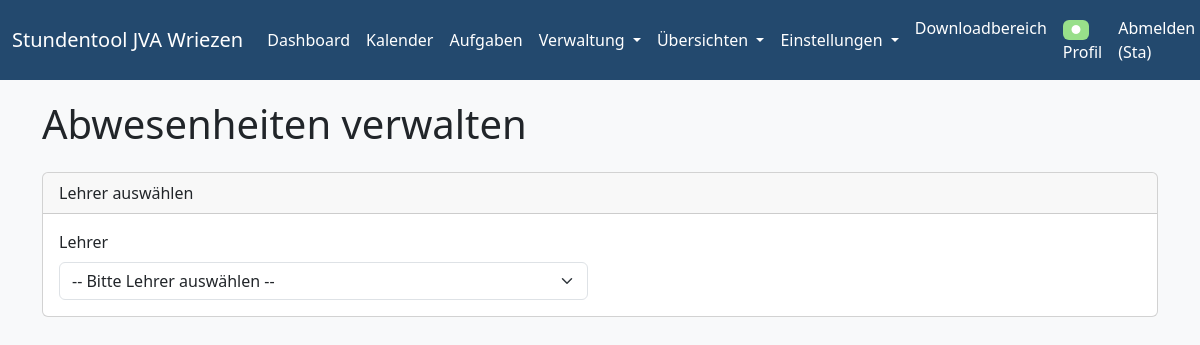
The app's page /abwesenheiten (signed in), older data.
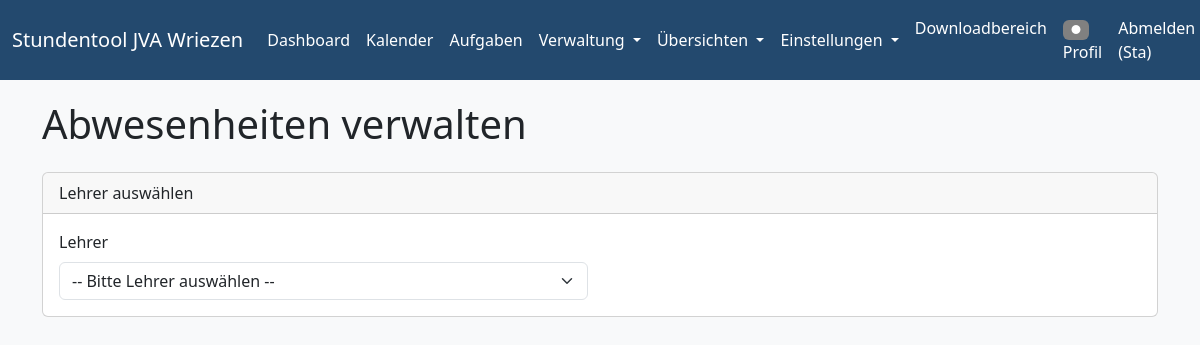
The same page, newer data.
### app.py (the view, shortened to what this page needs)
@app.route('/abwesenheiten', methods=['GET', 'POST'])
@login_required
@role_required([ROLE_ADMIN, ROLE_PLANER])
def abwesenheiten_verwalten():
    lehrer_liste = Lehrer.query.order_by(Lehrer.name).all()
    selected_lehrer_id = request.args.get('lehrer_id', type=int)
    selected_lehrer = None
    if selected_lehrer_id:
        selected_lehrer = Lehrer.query.get(selected_lehrer_id)
    return render_template('abwesenheiten_verwalten.html', title='Abwesenheiten', lehrer_liste=lehrer_liste, tage_der_woche=TAGE_DER_WOCHE, selected_lehrer=selected_lehrer)

### app.py (called while the page is built)
def role_required(allowed_roles):
    def decorator(f):
        @wraps(f)
        def decorated_function(*args, **kwargs):
            if not current_user.is_authenticated:
                return login_manager.unauthorized() # Redirect to login page
            if current_user.role not in allowed_roles:
                flash('Sie haben keine Berechtigung, auf diese Seite zuzugreifen.', 'danger')
                abort(403) # Forbidden
            return f(*args, **kwargs)
        return decorated_function
    return decorator

@login_manager.user_loader
def load_user(user_id):
    return User.query.get(int(user_id))

### templates/abwesenheiten_verwalten.html (shortened to what this page needs)
{% extends "base.html" %}
{% block content %}
<div class="d-flex justify-content-between align-items-center mb-3">
    <h1>Abwesenheiten verwalten</h1>
</div>
<div class="card mb-4">
    <div class="card-header">Lehrer auswählen</div>
    <div class="card-body">
        <form method="GET" action="{{ url_for('abwesenheiten_verwalten') }}" id="lehrerSelectForm">
            <div class="row align-items-end">
                <div class="col-md-6">
                    <label for="lehrer_id_select" class="form-label">Lehrer</label>
                    <select class="form-select" id="lehrer_id_select" name="lehrer_id" onchange="document.getElementById('lehrerSelectForm').submit();">
                        <option value="">-- Bitte Lehrer auswählen --</option>
                    </select>
                </div>
            </div>
        </form>
    </div>
</div>
{% endblock %}

Row changes from the older to the newer data that the page shows:
changed User "Sta": farbe "#98df8a" → "#808080" (drawn)
